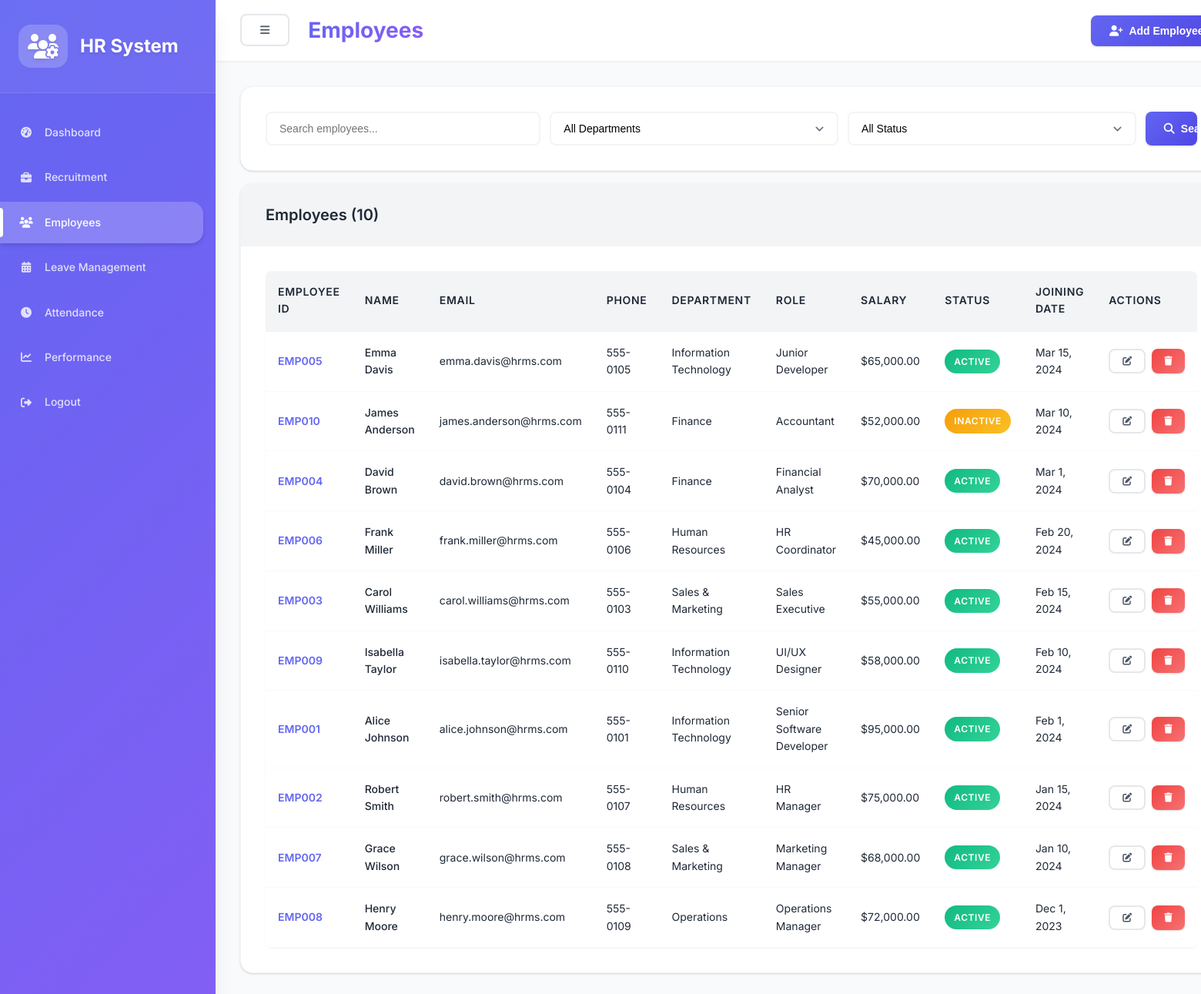
Page /modules/employees/employees.php (signed in) on the committed database.
### tables this page shows
CREATE TABLE employees (
    id INT AUTO_INCREMENT PRIMARY KEY,
    employee_id VARCHAR(20) UNIQUE NOT NULL,
    first_name VARCHAR(100) NOT NULL,
    last_name VARCHAR(100) NOT NULL,
    email VARCHAR(100) UNIQUE NOT NULL,
    phone VARCHAR(20),
    department_id INT,
    role VARCHAR(100) NOT NULL,
    salary DECIMAL(10,2),
    joining_date DATE NOT NULL,
    status ENUM('active', 'inactive', 'terminated') DEFAULT 'active',
    candidate_id INT,
    created_at TIMESTAMP DEFAULT CURRENT_TIMESTAMP,
    updated_at TIMESTAMP DEFAULT CURRENT_TIMESTAMP ON UPDATE CURRENT_TIMESTAMP,
    FOREIGN KEY (department_id) REFERENCES departments(id) ON DELETE SET NULL,
    FOREIGN KEY (candidate_id) REFERENCES candidates(id) ON DELETE SET NULL
);

CREATE TABLE departments (
    id INT AUTO_INCREMENT PRIMARY KEY,
    name VARCHAR(100) NOT NULL,
    description TEXT,
    created_at TIMESTAMP DEFAULT CURRENT_TIMESTAMP
);

### includes/config.php (called while the page is built, shortened)
<?php
function get_pagination($total_records, $per_page = 10, $current_page = 1) {
    $total_pages = ceil($total_records / $per_page);
    $offset = ($current_page - 1) * $per_page;
    return [
        'total_records' => $total_records,
        'per_page' => $per_page,
        'current_page' => $current_page,
        'total_pages' => $total_pages,
        'offset' => $offset
    ];
}
?>

### modules/employees/employees.php (the view, shortened to what this page needs)
<?php
require_once '../../includes/config.php';
$conn = getConnection();
$page = isset($_GET['page']) ? (int)$_GET['page'] : 1;
$per_page = 10;
$offset = ($page - 1) * $per_page;
$search = isset($_GET['search']) ? sanitize_input($_GET['search']) : '';
$where_conditions = [];
$params = [];
$where_clause = !empty($where_conditions) ? "WHERE " . implode(" AND ", $where_conditions) : "";
$total_query = "SELECT COUNT(*) as total FROM employees e $where_clause";
$stmt = $conn->prepare($total_query);
$stmt->execute($params);
$total_employees = $stmt->fetch()['total'];
$query = "SELECT e.*, d.name as department_name FROM employees e
          LEFT JOIN departments d ON e.department_id = d.id
          $where_clause
          ORDER BY e.joining_date DESC
          LIMIT $per_page OFFSET $offset";
$stmt = $conn->prepare($query);
$stmt->execute($params);
$employees = $stmt->fetchAll();
?>
<!DOCTYPE html>
<html lang="en">
<head>
    <link rel="stylesheet" href="../../assets/css/enhanced-style.css">
    <link rel="stylesheet" href="https://cdnjs.cloudflare.com/ajax/libs/font-awesome/6.4.0/css/all.min.css">
</head>
<body>
    <div class="admin-container">
        <aside class="sidebar">
            <div class="sidebar-header">
                <div class="sidebar-logo">
                    <i class="fas fa-users-cog"></i>
                    <span>HR System</span>
                </div>
            </div>
            <nav class="sidebar-nav">
                <ul class="sidebar-menu">
                    <li><a href="../../dashboard.php"><i class="fas fa-tachometer-alt"></i> Dashboard</a></li>
                    <li><a href="../recruitment/jobs.php"><i class="fas fa-briefcase"></i> Recruitment</a></li>
                    <li><a href="employees.php" class="active"><i class="fas fa-users"></i> Employees</a></li>
                    <li><a href="../leaves/leaves.php"><i class="fas fa-calendar-alt"></i> Leave Management</a></li>
                    <li><a href="../leaves/attendance.php"><i class="fas fa-clock"></i> Attendance</a></li>
                    <li><a href="../performance/performance.php"><i class="fas fa-chart-line"></i> Performance</a></li>
                    <li><a href="#" onclick="logout()"><i class="fas fa-sign-out-alt"></i> Logout</a></li>
                </ul>
            </nav>
        </aside>
        <main class="main-content">
            <header class="header">
                <div class="header-left">
                    <button class="btn btn-outline" onclick="toggleSidebar()">
                        <i class="fas fa-bars"></i>
                    </button>
                    <h1>Employees</h1>
                </div>
                <div class="header-right">
                    <button class="btn btn-primary" onclick="showAddEmployeeModal()">
                        <i class="fas fa-user-plus"></i> Add Employee
                    </button>
                </div>
            </header>
            <div class="content">
                <div class="card mb-4">
                    <div class="card-body">
                        <form method="GET" class="d-flex gap-3">
                            <input type="text" class="form-control" name="search" placeholder="Search employees..." value="<?php echo htmlspecialchars($search); ?>">
                            <select class="form-control form-select" name="department">
                                <option value="">All Departments</option>
                            </select>
                            <select class="form-control form-select" name="status">
                                <option value="">All Status</option>
                            </select>
                            <button type="submit" class="btn btn-primary">
                                <i class="fas fa-search"></i> Search
                            </button>
                        </form>
                    </div>
                </div>
                <div class="card">
                    <div class="card-header">
                        <h3 class="card-title">Employees (<?php echo $total_employees; ?>)</h3>
                    </div>
                    <div class="card-body">
                        <?php if (empty($employees)): ?>
                            <div class="text-center py-5">
                                <i class="fas fa-users" style="font-size: 3rem; color: var(--text-muted); margin-bottom: 1rem;"></i>
                                <h4>No employees found</h4>
                                <p style="color: var(--text-muted);">Start by adding your first employee.</p>
                                <button class="btn btn-primary" onclick="showAddEmployeeModal()">
                                    <i class="fas fa-user-plus"></i> Add Employee
                                </button>
                            </div>
                        <?php else: ?>
                            <div class="table-container">
                                <table class="table">
                                    <thead>
                                        <tr>
                                            <th>Employee ID</th>
                                            <th>Name</th>
                                            <th>Email</th>
                                            <th>Phone</th>
                                            <th>Department</th>
                                            <th>Role</th>
                                            <th>Salary</th>
                                            <th>Status</th>
                                            <th>Joining Date</th>
                                            <th>Actions</th>
                                        </tr>
                                    </thead>
                                    <tbody>
                                        <?php foreach ($employees as $employee): ?>
                                            <tr>
                                                <td>
                                                    <span style="font-weight: 600; color: var(--primary-color);">
                                                        <?php echo htmlspecialchars($employee['employee_id']); ?>
                                                    </span>
                                                </td>
                                                <td>
                                                    <div style="font-weight: 500;">
                                                        <?php echo htmlspecialchars($employee['first_name'] . ' ' . $employee['last_name']); ?>
                                                    </div>
                                                </td>
                                                <td><?php echo htmlspecialchars($employee['email']); ?></td>
                                                <td><?php echo htmlspecialchars($employee['phone'] ?: 'N/A'); ?></td>
                                                <td><?php echo htmlspecialchars($employee['department_name'] ?: 'Not assigned'); ?></td>
                                                <td><?php echo htmlspecialchars($employee['role']); ?></td>
                                                <td><?php echo $employee['salary'] ? '$' . number_format($employee['salary'], 2) : 'N/A'; ?></td>
                                                <td>
                                                    <span class="badge badge-<?php
                                                        echo $employee['status'] == 'active' ? 'success' :
                                                            ($employee['status'] == 'inactive' ? 'warning' : 'danger'); ?>">
                                                        <?php echo ucfirst($employee['status']); ?>
                                                    </span>
                                                </td>
                                                <td><?php echo date('M j, Y', strtotime($employee['joining_date'])); ?></td>
                                                <td>
                                                    <div class="d-flex gap-2">
                                                        <button class="btn btn-sm btn-outline" onclick="editEmployee(<?php echo $employee['id']; ?>)">
                                                            <i class="fas fa-edit"></i>
                                                        </button>
                                                        <button class="btn btn-sm btn-danger" onclick="deleteEmployee(<?php echo $employee['id']; ?>)">
                                                            <i class="fas fa-trash"></i>
                                                        </button>
                                                    </div>
                                                </td>
                                            </tr>
                                        <?php endforeach; ?>
                                    </tbody>
                                </table>
                            </div>
                        <?php endif; ?>
                    </div>
                </div>
            </div>
        </main>
    </div>
</body>
</html>

### rows in the picture
employees: employee "EMP005", first_name+last_name "Emma Davis", email "emma.davis@hrms.com", phone "555-0105", department.name "Information Technology", role "Junior Developer", salary "65,000.00", status "ACTIVE", joining_date "Mar 15, 2024"
employees: employee "EMP010", first_name+last_name "James Anderson", email "james.anderson@hrms.com", phone "555-0111", department.name "Finance", role "Accountant", salary "52,000.00", status "INACTIVE", joining_date "Mar 10, 2024"
employees: employee "EMP004", first_name+last_name "David Brown", email "david.brown@hrms.com", phone "555-0104", department.name "Finance", role "Financial Analyst", salary "70,000.00", status "ACTIVE", joining_date "Mar 1, 2024"
employees: employee "EMP006", first_name+last_name "Frank Miller", email "frank.miller@hrms.com", phone "555-0106", department.name "Human Resources", role "HR Coordinator", salary "45,000.00", status "ACTIVE", joining_date "Feb 20, 2024"
employees: employee "EMP003", first_name+last_name "Carol Williams", email "carol.williams@hrms.com", phone "555-0103", department.name "Sales & Marketing", role "Sales Executive", salary "55,000.00", status "ACTIVE", joining_date "Feb 15, 2024"
employees: employee "EMP009", first_name+last_name "Isabella Taylor", email "isabella.taylor@hrms.com", phone "555-0110", department.name "Information Technology", role "UI/UX Designer", salary "58,000.00", status "ACTIVE", joining_date "Feb 10, 2024"
employees: employee "EMP001", first_name+last_name "Alice Johnson", email "alice.johnson@hrms.com", phone "555-0101", department.name "Information Technology", role "Senior Software Developer", salary "95,000.00", status "ACTIVE", joining_date "Feb 1, 2024"
employees: employee "EMP002", first_name+last_name "Robert Smith", email "robert.smith@hrms.com", phone "555-0107", department.name "Human Resources", role "HR Manager", salary "75,000.00", status "ACTIVE", joining_date "Jan 15, 2024"
employees: employee "EMP007", first_name+last_name "Grace Wilson", email "grace.wilson@hrms.com", phone "555-0108", department.name "Sales & Marketing", role "Marketing Manager", salary "68,000.00", status "ACTIVE", joining_date "Jan 10, 2024"
employees: employee "EMP008", first_name+last_name "Henry Moore", email "henry.moore@hrms.com", phone "555-0109", department.name "Operations", role "Operations Manager", salary "72,000.00", status "ACTIVE", joining_date "Dec 1, 2023"

### other values in the picture
$total_employees "10"
